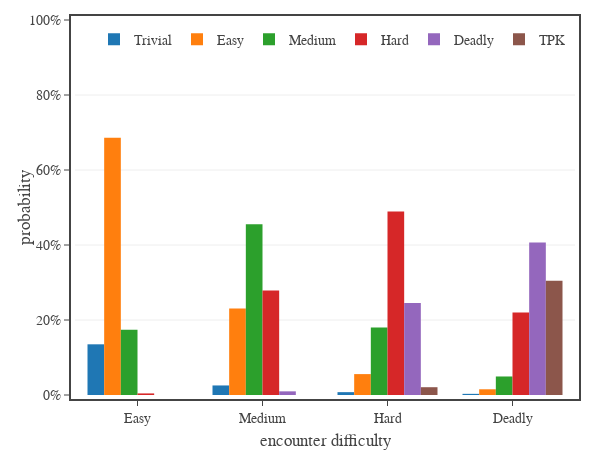

Notebook code cell kept with this figure:
### Code cell
# Fig 7: plots the probability of an encounter ending up in each difficulty range
# plot difficulty ranges
thresholds = [
    ('Trivial', 0.00, 0.15, 'rgba(167, 167, 167, 0.15)'),
    ('Easy',    0.15, 0.15, 'rgba(  0, 199, 151, 0.15)'),
    ('Medium',  0.30, 0.15, 'rgba(245, 166,  35, 0.15)'),
    ('Hard',    0.45, 0.25, 'rgba(228,  90,  29, 0.15)'),
    ('Deadly',  0.70, 0.30, 'rgba(144,  79, 213, 0.15)'), 
    ('TPK',     1.00, 0.10, 'rgba(144,  79, 213, 0.15)'), 
]

difficulties = [
    ('Easy',   0.5*(0.15 + 0.30)), 
    ('Medium', 0.5*(0.30 + 0.45)), 
    ('Hard',   0.5*(0.45 + 0.70)), 
    ('Deadly', 0.5*(0.70 + 1.00)),
]
"""difficulties = [
    ('Easy',   1.1*(0.15)), 
    ('Medium', 1.1*(0.30)), 
    ('Hard',   1.1*(0.45)), 
    ('Deadly', 1.1*(0.70)),
]"""

results = []
for name, diff in difficulties:
    #diff = encounter_difficulty[1] + encounter_difficulty[2]/2
    party_hp = 100
    pc_r_win = 3
    pc_dpr_cv = 0.5

    mon_hp = 100
    mon_r_win = pc_r_win/diff
    mon_dpr_cv = 0.5


    party_dpr = mon_hp/pc_r_win
    party_size = 4
    pc_hp = party_hp/party_size
    pc_dpr = party_dpr/party_size

    mon_dpr = party_hp/mon_r_win

    # construct combatants
    combatants = [
        cp.Combatant(
            group='NPCs',
            name='monster',
            opponent='PCs',
            level=5,
            hit_points = mon_hp,
            damage = [cp.gaussian_dice_distribution(mon_dpr, mon_dpr_cv*mon_dpr)],
        ),
        cp.Combatant(
            group='PCs',
            name='PC 1',
            opponent='NPCs',
            level=5,
            hit_points = pc_hp,
            damage = [cp.gaussian_dice_distribution(pc_dpr, pc_dpr_cv*pc_dpr)],
        ),
        cp.Combatant(
            group='PCs',
            name='PC 2',
            opponent='NPCs',
            level=5,
            hit_points = pc_hp,
            damage = [cp.gaussian_dice_distribution(pc_dpr, pc_dpr_cv*pc_dpr)],
        ),
        cp.Combatant(
            group='PCs',
            name='PC 3',
            opponent='NPCs',
            level=5,
            hit_points = pc_hp,
            damage = [cp.gaussian_dice_distribution(pc_dpr, pc_dpr_cv*pc_dpr)],
        ),
        cp.Combatant(
            group='PCs',
            name='PC 4',
            opponent='NPCs',
            level=5,
            hit_points = pc_hp,
            damage = [cp.gaussian_dice_distribution(pc_dpr, pc_dpr_cv*pc_dpr)],
        ),
    ]
    e = cp.Encounter(combatants, initiative=['PC 1','PC 2','monster','PC 3','PC 4'], rounds=10)

    pc_hp_loss = e.group_damage_distribution('NPCs', method='approx', clip=True)
    probs = []
    for ed in thresholds:
        x0 = int(np.round(ed[1]*party_hp))
        x1 = int(np.round((ed[1]+ed[2])*party_hp))
        probs += [sum([pc_hp_loss.probability(x) for x in range(x0,x1)])]
    results.append(probs)
    #print(probs, sum(probs))


# create figure
fig = go.Figure(
    layout=go.Layout(
        template=tfb.FIG_TEMPLATE,
        xaxis=dict(
            title_text='encounter difficulty',
        ),
        yaxis=dict(
            title_text='probability',
            range=[0,1],
            tickformat='.0%',
        ),
        legend=dict(
            xanchor='right', yanchor='top',
            x=0.99, y=0.99,
            orientation='h',
            tracegroupgap=0,
            bgcolor='rgba(0,0,0,0)',
        )
    )
)

results = np.transpose(results)
#x = [t[0] for t in thresholds]
x = [d[0] for d in difficulties]

for t, p, in zip(thresholds, results):
    fig.add_trace(go.Bar(
        name=t[0], 
        x=x, 
        y=p, 
        showlegend=True,
        hovertemplate=
            'target difficulty %{x}<br>'+
            'final difficult '+t[0]+'<br>'+
            'probability %{y:.1%}<extra></extra>',
    ))

# Change the bar mode
fig.update_layout(barmode='group')

# show figure
fig.update_layout(width=600, height=450)
fig.show(config=tfb.FIG_CONFIG)

# save figures
if SAVEFIGS:
    fig.update_layout(autosize=True, width=None, height=None)
    tfb.save_fig_html(fig, format='large', name=f'./fig-diff-probabilities-large')
    tfb.save_fig_html(fig, format='small', name=f'./fig-diff-probabilities-small')

### Figure 1 — Plotly figure (JSON) as saved in the notebook; plotly's stock layout.template omitted (floating-point values rounded to 4 significant figures)
{"data": [{"hovertemplate": "target difficulty %{x}<br>final difficult Trivial<br>probability %{y:.1%}<extra></extra>", "name": "Trivial", "showlegend": true, "type": "bar", "x": ["Easy", "Medium", "Hard", "Deadly"], "y": [0.1352, 0.02546, 0.007597, 0.003077]}, {"hovertemplate": "target difficulty %{x}<br>final difficult Easy<br>probability %{y:.1%}<extra></extra>", "name": "Easy", "showlegend": true, "type": "bar", "x": ["Easy", "Medium", "Hard", "Deadly"], "y": [0.6863, 0.2307, 0.05574, 0.01526]}, {"hovertemplate": "target difficulty %{x}<br>final difficult Medium<br>probability %{y:.1%}<extra></extra>", "name": "Medium", "showlegend": true, "type": "bar", "x": ["Easy", "Medium", "Hard", "Deadly"], "y": [0.174, 0.4553, 0.1803, 0.04939]}, {"hovertemplate": "target difficulty %{x}<br>final difficult Hard<br>probability %{y:.1%}<extra></extra>", "name": "Hard", "showlegend": true, "type": "bar", "x": ["Easy", "Medium", "Hard", "Deadly"], "y": [0.004229, 0.2783, 0.4896, 0.2203]}, {"hovertemplate": "target difficulty %{x}<br>final difficult Deadly<br>probability %{y:.1%}<extra></extra>", "name": "Deadly", "showlegend": true, "type": "bar", "x": ["Easy", "Medium", "Hard", "Deadly"], "y": [1.4e-07, 0.009725, 0.2456, 0.407]}, {"hovertemplate": "target difficulty %{x}<br>final difficult TPK<br>probability %{y:.1%}<extra></extra>", "name": "TPK", "showlegend": true, "type": "bar", "x": ["Easy", "Medium", "Hard", "Deadly"], "y": [0, 1.394e-05, 0.02078, 0.3046]}], "layout": {"barmode": "group", "height": 450, "legend": {"bgcolor": "rgba(0,0,0,0)", "orientation": "h", "tracegroupgap": 0, "x": 0.99, "xanchor": "right", "y": 0.99, "yanchor": "top"}, "width": 600, "xaxis": {"title": {"text": "encounter difficulty"}}, "yaxis": {"range": [0, 1], "tickformat": ".0%", "title": {"text": "probability"}}}}
